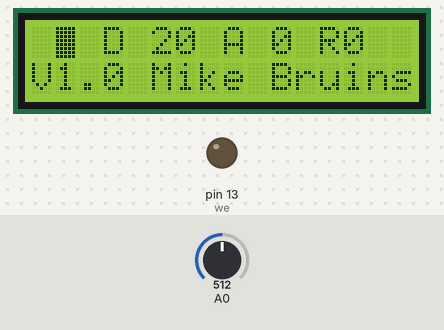
This sketch was run on a simulated Arduino Uno, built with avr-gcc and run on an emulated ATmega328P. Parts: 16×2 character LCD, output pins drawn as LEDs (lit = HIGH). The test bench sets the inputs (shaded band); at power-on: A0 = 512. Random numbers use the default seed unless the sketch sets one.

Above: at 1.2 s.
1.3 s: A0 set to 587
2.8 s: A0 set to 614
At 3.7 s:
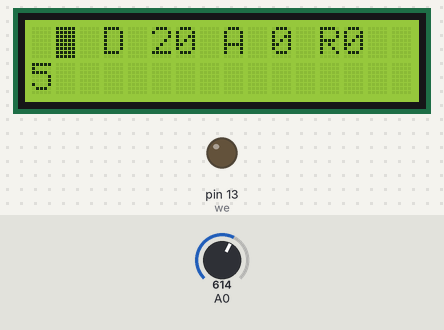
4.3 s: A0 set to 195
Timing chart, 0 to 7.3 s (numbered marks = the images above; inputs shaded):
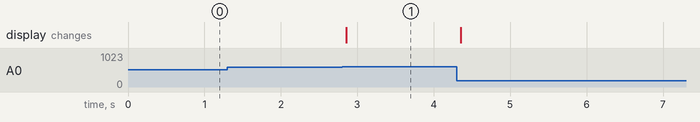

Measured:
- the behaviour switches between 599 and 600 on A0 (found by bisection; images 0 and 1)
- after the input at 1.3 s, every drawn part: stays the same
- after the input at 2.8 s, the display: changes after 0.06 s (image 1)

The sketch:

dungeons_and_dragons_dice_arduino.ino
```cpp
/*
 *  DnD Dice. Mike Bruins, 2016.
 *
 * Features:
 *  Dice styles d2,d3,d4,d6,d8,d10,d12,d20,d100
 *  Can do 5d6 for example.
 *  Can take best 3d6 from 5 attempts.
 *  Can choose to re-roll ones, or not.
 *
 * Bugs:
 *  The seeding of the random number generator doesn't work.
 *
 * Display:
 *
 * "XX Dddd Aaa Rr"      - Line 1
 *
 *  01234567890123       - Character offset
 *
 * Legend:
 *   XX    - Rolls to count (may be the best of several attempts)
 *   Dddd  - Sides on the dice.
 *   Aaa   - Attempts at rolling.  If non-zero then this is the number of rolls.
 *                           (best 3 rolls in 5 attempts)
 *   Rr    - Re-Roll any 1s.
 *
 */

#define VERSION "V1.0 Mike Bruins"
#include <LiquidCrystal.h>
#include <Stdio.h>

//create object to control an LCD.
LiquidCrystal lcd(8, 9, 4, 5, 6, 7);           // select the pins used on the LCD panel

// keyboard
#define KEY_RIGHT   0
#define KEY_UP      1
#define KEY_DOWN    2
#define KEY_LEFT    3
#define KEY_SELECT  4
#define KEY_NONE    5

// sequence starting at 0
#define DICE02 0
#define DICE03 1
#define DICE04 2
#define DICE06 3
#define DICE08 4
#define DICE10 5
#define DICE12 6
#define DICE20 7
#define DICE100 8
// DICE_TYPE_MAX is the number of last dice
#define DIE_TYPE_MAX DICE100
#define DIE_ROLL_MAX 30
// If we are taking the best rolls from some attempts.
#define DIE_ATTEMPT_MAX 100
int roll_attempt[DIE_ATTEMPT_MAX + 1];

// The UI cursor.
// Sequence starting at 0
#define CURSOR_DIE_ROLL_COUNT  0
#define CURSOR_DIE_TYPE        1
#define CURSOR_DIE_BEST_OF     2
#define CURSOR_DIE_REROLL_ONES 3
#define CURSOR_MAX CURSOR_DIE_REROLL_ONES
int cursor = 0;
int cursor_offset[CURSOR_MAX + 1] = { 1, 6, 10, 13 };

// Properties of the die(s)
int die_type_sides[DIE_TYPE_MAX + 1] = { 2, 3, 4, 6, 8, 10, 12, 20, 100 };
int die_type = DICE20; // Default is a D20.
int die_rolls = 1; // Default is 1 roll.
int die_reroll_ones = 0; // Default is NOT to re-roll ones
int die_best_of_rolls_attempts = 0; // Default is not to have extra attempts and take the best rolls.
long die_result = -1;

void setup() {
	pinMode(13, OUTPUT); //we'll use the debug LED to output a heart-beat

	lcd.begin(16,2);
        lcd.cursor();
        lcd.blink();
	randomSeed(analogRead(1)); // Don't use 0 as keys are on that line.
	show_die();
}
/*
 * Show the current status
 */
void show_die() {
	char line1[17];
	char line2[17];
	lcd.clear();
        lcd.setCursor(0, 0); // top left
	sprintf(line1, "%2d D%3d A%2d R%1d", die_rolls, die_type_sides[die_type],
			die_best_of_rolls_attempts, die_reroll_ones);
	lcd.print(line1);
        lcd.setCursor(0, 1); // bottom left
	if (die_result == -1) {
		lcd.print(VERSION);
	} else if (die_result) {
		sprintf(line2, "%ld  ", die_result);
		lcd.print(line2);
	}
	lcd.setCursor(cursor_offset[cursor], 0);
}
/*
 * Do the dice rolls
 */
void roll_dice() {

	int sides = die_type_sides[die_type];
	int die_rolls_with_attempts = die_rolls;
	int roll_count;

	// Best of several attempts
	if (die_best_of_rolls_attempts > die_rolls_with_attempts)
		die_rolls_with_attempts = die_best_of_rolls_attempts;

	// zero the result before we start
	die_result = 0;

	// Each loop is a die roll
	for (roll_count = 0; roll_count < die_rolls_with_attempts; roll_count++) {
		// Random between 1 and the number of sides.

		// Re-roll ones if told to do so.
		// Note we don't enable this for a d1 :-)
		int roll;
		do {
			roll = random(1, 1 + sides);
		} while (sides != 1 && die_reroll_ones && (roll == 1));

		// If we are doing a straight number of dice rolls, not extra attempts.
		die_result += roll;

		// If we are doing extra attempts.
		roll_attempt[roll_count] = roll;
	}

	// if no extra attempts then the die_result is already the total.
	if (die_best_of_rolls_attempts <= die_rolls)
		return;

	// zero the result before we start
	die_result = 0;

	//  Okay now we have to work harder. Find the maximum rolls in the pool.
	int roll_pool_id;
	for (roll_count = 0; roll_count < die_rolls; roll_count++) {

		// We grab the first value as the trial maximum.
		int max_value_id = 0;
		int max_value = roll_attempt[max_value_id];
		for (roll_pool_id = 1; roll_pool_id < die_rolls_with_attempts; roll_pool_id++) {

			// If the roll is greater than our current max, then set that as the max roll in pool.
			if (roll_attempt[roll_pool_id] > max_value) {
				max_value_id = roll_pool_id;
				max_value = roll_attempt[max_value_id];
			}
		}

		// Add on the maximum roll found in the pool.
		die_result += roll_attempt[max_value_id];

		// Clear that roll from the pool so it can't be chosen again.
		roll_attempt[max_value_id] = 0;

	}
	// die_result will be holding the total.
}

int read_LCD_buttons(int sensor){               // read the buttons
    int adc_key_in = analogRead(sensor);       // read the value from the sensor

    // my buttons when read are centered at these valies: 0, 144, 329, 504, 741
    // we add approx 50 to those values and check to see if we are close
    // We make this the 1st option for speed reasons since it will be the most likely result

    if (adc_key_in > 1000) return KEY_NONE;

    // For V1.1 use this threshold
   /*
    if (adc_key_in < 50)   return KEY_RIGHT;
    if (adc_key_in < 250)  return KEY_UP;
    if (adc_key_in < 450)  return KEY_DOWN;
    if (adc_key_in < 650)  return KEY_LEFT;
    if (adc_key_in < 850)  return KEY_SELECT;
   */

   // For V1.0 comment the other threshold and use the one below:
     if (adc_key_in < 60)   return KEY_RIGHT;
     if (adc_key_in < 205)  return KEY_UP;
     if (adc_key_in < 400)  return KEY_DOWN;
     if (adc_key_in < 600)  return KEY_LEFT;
     if (adc_key_in < 800)  return KEY_SELECT;

    return KEY_NONE;                // when all others fail, return this.
}


/*
 * Main loop.
 * Read the keyboard and output the state of the die.
 */

void loop() {
	//Key message
	static int oldkey = -1;
	int key = read_LCD_buttons(0); // read the value from the sensor
	if (key != oldkey) // if keypress is detected
	{
		delay(50); // wait for debounce time
                key = read_LCD_buttons(0); // read the value from the sensor
                oldkey = key;

		// cursor left
		if (key == KEY_LEFT) {
			if (cursor > 0)
				cursor--;
		}
		// cursor right
		else if (key == KEY_RIGHT) {

			if (cursor < CURSOR_MAX)
				cursor++;
		}

		// increment value under cursor
		else if (key == KEY_UP) {

			if (cursor == CURSOR_DIE_ROLL_COUNT) {

				// Rolls add 1
				if (die_rolls < DIE_ROLL_MAX)
					die_rolls++;

				// Sanity check the die_best_of_rolls_attempts
				if (die_rolls >= die_best_of_rolls_attempts)
					die_best_of_rolls_attempts = 0;
			} else if (cursor == CURSOR_DIE_TYPE) {
				// Dice type add 1
				if (die_type < DIE_TYPE_MAX)
					die_type++;
				// switch off "best of" when changing die type
				die_best_of_rolls_attempts = 0;
				// switch off "re-roll ones" when changing die type
				die_reroll_ones = 0;

			}

			else if (cursor == CURSOR_DIE_BEST_OF) {

				// Best-Of Rolls add 1
				die_best_of_rolls_attempts++;

				// If set, we must be greater than die_rolls.
				if (die_best_of_rolls_attempts <= die_rolls)
					die_best_of_rolls_attempts = die_rolls + 1;

			} else if (cursor == CURSOR_DIE_REROLL_ONES) {
				die_reroll_ones = 1;
			}

		}
		// decrement value under cursor
		else if (key == KEY_DOWN) {

			if (cursor == CURSOR_DIE_ROLL_COUNT) {

				// Rolls minus 1
				if (die_rolls > 1)
					die_rolls--;

				// Sanity check the die_best_of_rolls_attempts
				if (die_best_of_rolls_attempts > die_rolls)
					die_best_of_rolls_attempts = die_rolls;

			} else if (cursor == CURSOR_DIE_TYPE) {
				// Dice type minus 1
				if (die_type > 0)
					die_type--;
				// switch off "best of" when changing die type
				die_best_of_rolls_attempts = 0;
				// switch off "reroll ones" when changing die type
				die_reroll_ones = 0;

			}

			else if (cursor == CURSOR_DIE_BEST_OF) {
				// Best-Of Rolls minus 1
				if (die_best_of_rolls_attempts > 0)
					die_best_of_rolls_attempts--;

				// We drop attempts if it is less than or equal to normal rolls.
				if (die_best_of_rolls_attempts <= die_rolls)
					die_best_of_rolls_attempts = 0;

			} else if (cursor == CURSOR_DIE_REROLL_ONES) {
				die_reroll_ones = 0;
			}

		}

		// Roll Dice
		else if (key == KEY_SELECT) {
			// die_result set by side-effect
			roll_dice();

		}

		if (key >= 0) {
			show_die();
		}
	}

	//delay(1000);
	digitalWrite(13, LOW);

}
```
